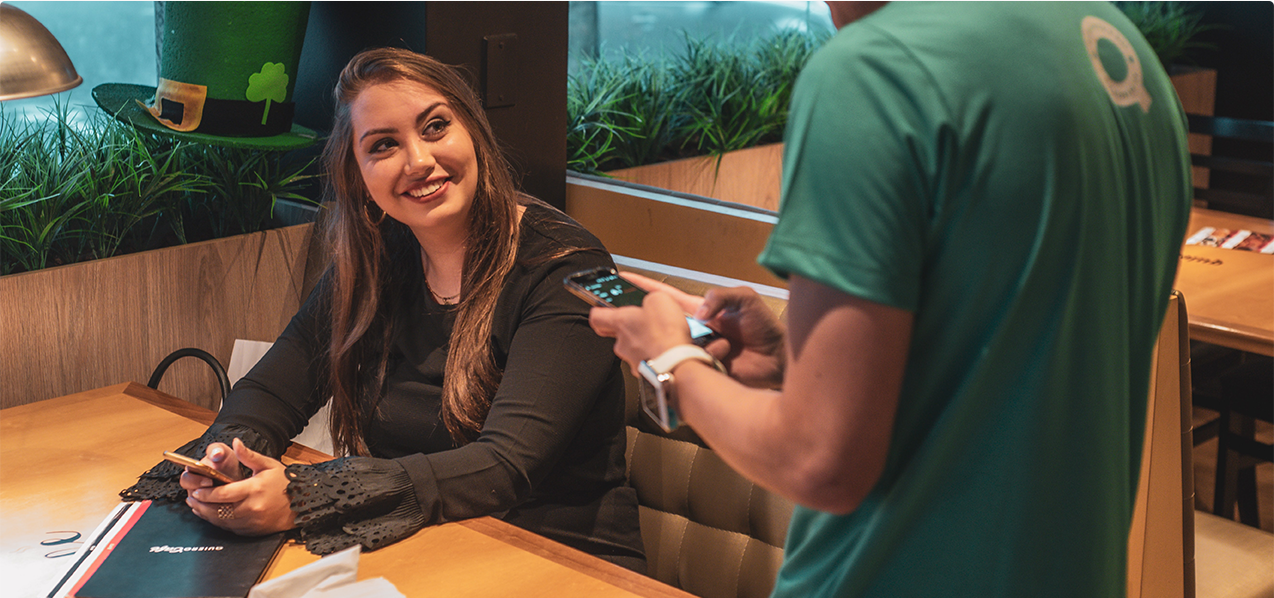
#> input picture Material_TPs/img_tp2.png, 1274 x 598 px
$ jupyter execute tp2.ipynb   (older library calls are emulated)
#> lines starting #> are read from the running program, lines starting #| are printed output that depends on the picture; long printed decimals are rounded
TP2 - CLASE 3

Implementar la función create_gauss_filter(h, w, k_size, sigma) para crear filtros gaussianos para filtrado espectral. Debe retornar un filtro gaussiano de tamaño HxW en dominio espacial y su transformada de Fourier.

Graficar ambas representaciones para diferentes tamaños de kernel y sigma. Aplicar el filtro una imagen para validar el funcionamiento en el dominio espectral.

Usando el método descripto en el paper "Image Sharpness Measure for Blurred Images in Frequency Domain" comparar el resultado de un filtrado por convolución con el filtrado espectral.

Repetir la comparación usando uno de los métodos descriptos en el apéndice del paper "Analysis of focus measure operators in shape-from-focus"

[cell 1]
import cv2
import numpy as np
import matplotlib.pyplot as plt

[cell 2]
def create_gauss_filter(h, w, k_size, sigma):
    """
    Crea un filtro gaussiano en el dominio espacial y su transformada de Fourier.

    Args:
        h (int): Altura de la imagen.
        w (int): Ancho de la imagen.
        k_size (int): Tamaño del kernel.
        sigma (float): Desviación estándar de la gaussiana.

    Returns:
        tuple: (filtro_gaussiano, filtro_gaussiano_fourier)
    """

def create_gauss_filter(h, w, k_size, sigma):
    # Crear el kernel gaussiano en el dominio espacial
    x = np.linspace(-k_size // 2, k_size // 2, k_size)
    y = np.linspace(-k_size // 2, k_size // 2, k_size)
    x, y = np.meshgrid(x, y)
    gauss_kernel = np.exp(-(x**2 + y**2) / (2 * sigma**2))
    gauss_kernel = gauss_kernel / np.sum(gauss_kernel)

    # Pad kernel to the size of the image
    padded_gauss_kernel = np.zeros((h, w))
    pad_x = (h - k_size) // 2
    pad_y = (w - k_size) // 2
    padded_gauss_kernel[pad_x:pad_x+k_size, pad_y:pad_y+k_size] = gauss_kernel

    # Calcular la transformada de Fourier del kernel gaussiano
    gauss_kernel_fourier = np.fft.fftshift(np.fft.fft2(np.fft.ifftshift(padded_gauss_kernel)))

    return padded_gauss_kernel, gauss_kernel_fourier

[cell 3]
#funciones auxiliares

def apply_filter(image, gauss_kernel, gauss_kernel_fourier):
    # Aplicar el filtro gaussiano en el dominio espacial
    filtered_image_spatial = cv2.filter2D(image, -1, gauss_kernel)

    # Aplicar el filtro gaussiano en el dominio espectral
    image_fft = np.fft.fftshift(np.fft.fft2(image))
    filtered_image_fft = image_fft * gauss_kernel_fourier
    filtered_image_spectral = np.abs(np.fft.ifft2(np.fft.ifftshift(filtered_image_fft)))

    return filtered_image_spatial, filtered_image_spectral

[cell 4]
def plot_filters(gauss_kernel, gauss_kernel_fourier):
    plt.figure(figsize=(12, 6))
    plt.subplot(1, 2, 1)
    plt.title('Filtro Gaussiano (Dominio Espacial)')
    plt.imshow(gauss_kernel, cmap='gray')
    plt.colorbar()

    plt.subplot(1, 2, 2)
    plt.title('Filtro Gaussiano (Dominio Espectral)')
    plt.imshow(np.log(np.abs(gauss_kernel_fourier) + 1), cmap='gray')
    plt.colorbar()

    plt.show()
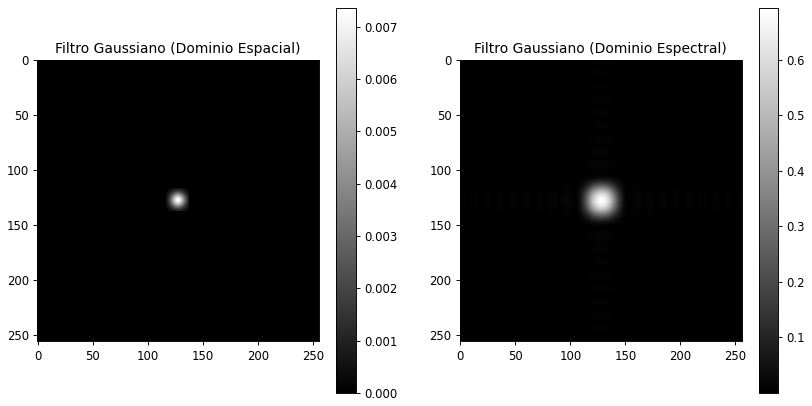
#> figure drawn by matplotlib, 4 panels

h, w = 256, 256  # Tamaño de la imagen
k_size = 21      # Tamaño del kernel
sigma = 5        # Desviación estándar

gauss_kernel, gauss_kernel_fourier = create_gauss_filter(h, w, k_size, sigma)
plot_filters(gauss_kernel, gauss_kernel_fourier)

[cell 5]
# Leer la imagen en escala de grises
image = cv2.imread('./Material_TPs/img_tp2.png', cv2.IMREAD_GRAYSCALE)
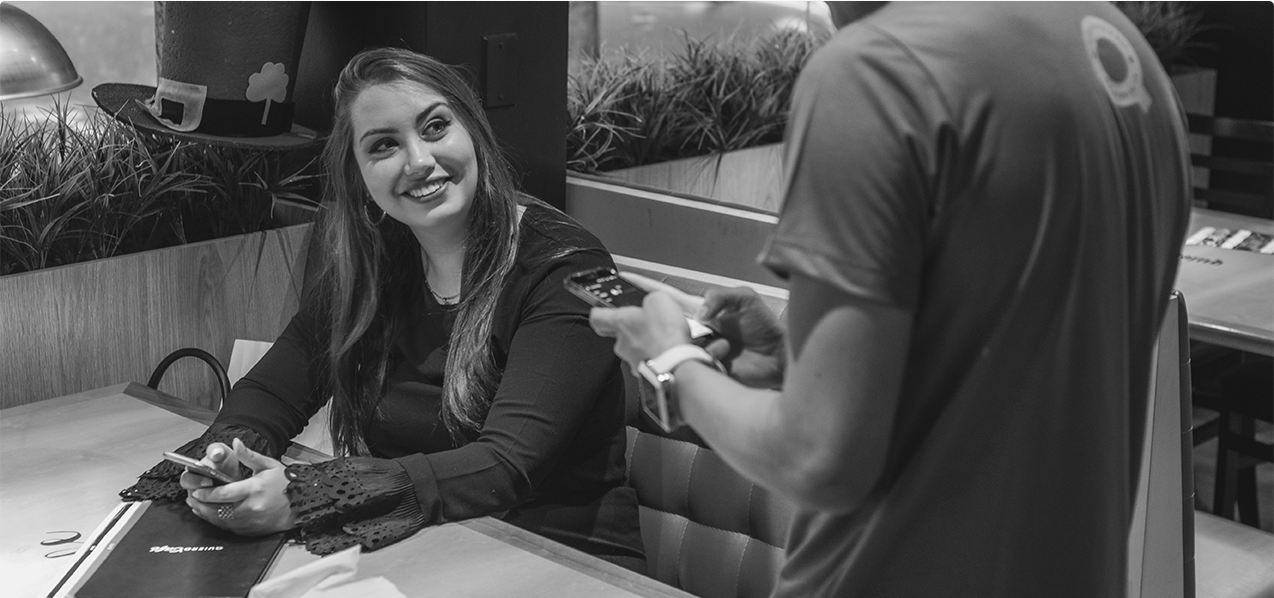
#> image: shape (598, 1274); min 4, max 255, mean 80.6
h, w = image.shape
#> h = 598; w = 1274

# Parámetros del filtro gaussiano
k_size = 15  # Tamaño del kernel gaussiano
sigma = 3    # Desviación estándar del kernel gaussiano

# Crear el filtro gaussiano
gauss_kernel, gauss_kernel_fourier = create_gauss_filter(h, w, k_size, sigma)

# Aplicar el filtro
filtered_image_spatial, filtered_image_spectral = apply_filter(image, gauss_kernel, gauss_kernel_fourier)
#> in apply_filter, `filtered_image_spatial = cv2.filter2D(image, -1, gauss_kernel)`:
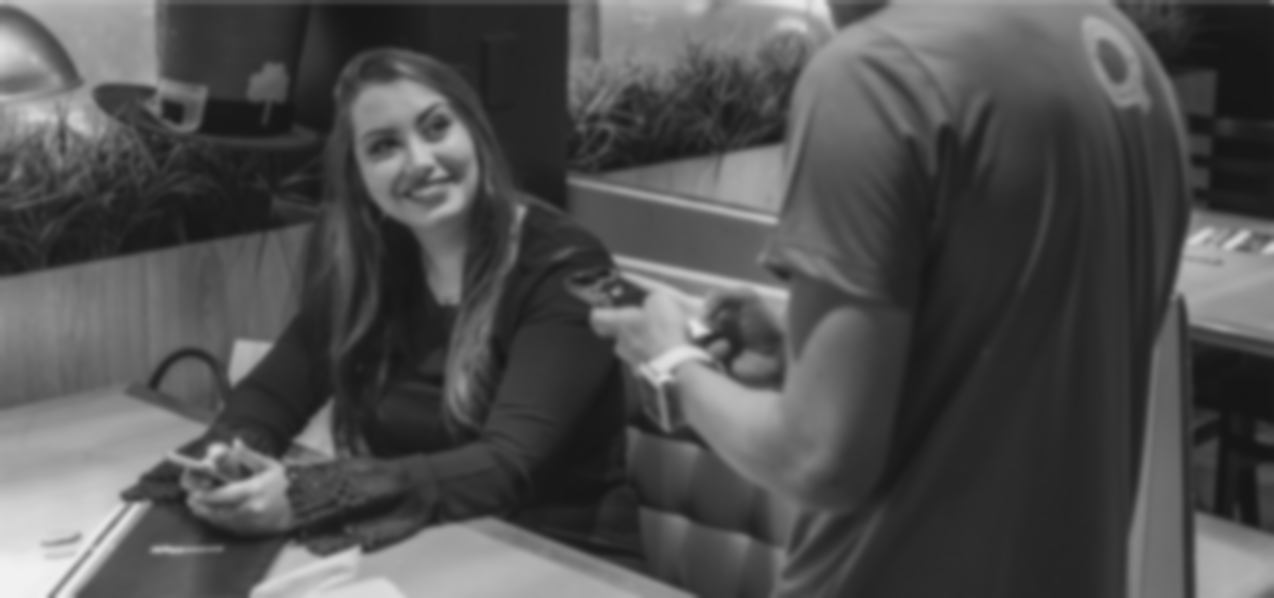
#> filtered_image_spatial: shape (598, 1274); min 21, max 241, mean 80.5

# Visualizar las imágenes resultantes
plt.figure(figsize=(12, 6))
plt.subplot(1, 3, 1)
plt.title('Original')
plt.imshow(image, cmap='gray')

plt.subplot(1, 3, 2)
plt.title('Espacial')
plt.imshow(filtered_image_spatial, cmap='gray')

plt.subplot(1, 3, 3)
plt.title('Espectral')
plt.imshow(filtered_image_spectral, cmap='gray')

plt.show()
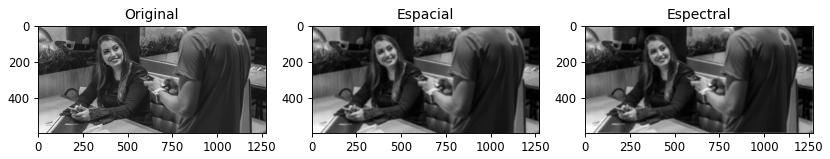
#> figure drawn by matplotlib, 3 panels

Métrica de nitidez del paper "Image Sharpness Measure for Blurred Images in Frequency Domain"

El paper propone una métrica basada en la energía de alta frecuencia en la imagen. Una manera común de hacerlo es utilizando la suma de los valores absolutos del espectro de Fourier.

[cell 6]
def calculate_image_quality(image_path):
    # Paso 1: Cargar la imagen y convertirla a escala de grises
#> called with image_path = './Material_TPs/img_tp2.png'
    I = cv2.imread(image_path, cv2.IMREAD_GRAYSCALE)
    M, N = I.shape
#> M = 598; N = 1274

    # Paso 2: Calcular la Transformada de Fourier de la imagen
    F = np.fft.fft2(I)

    # Paso 3: Desplazar el origen de F al centro
    Fc = np.fft.fftshift(F)

    # Paso 4: Calcular el valor absoluto de la transformada centrada
    AF = np.abs(Fc)

    # Paso 5: Encontrar el valor máximo del componente de frecuencia
    M_max = np.max(AF)
#> M_max = 61389224

    # Paso 6: Calcular el umbral
    thres = M_max / 1000
#> thres = 61389.2

    # Paso 7: Contar el número total de píxeles en F cuyo valor de píxel > thres
    TH = np.sum(AF > thres)
#> TH = 10714

    # Paso 8: Calcular la medida de calidad de la imagen (FM)
    FM = TH / (M * N)
#> FM = 0.0141

    return FM

[cell 7]
# Ruta a la imagen
image_path = './Material_TPs/img_tp2.png'

# Calcular y mostrar la medida de calidad de la imagen
FM = calculate_image_quality(image_path)
#> FM = 0.0141
print(f'Medida de Calidad de la Imagen (FM): {FM}')
#| Medida de Calidad de la Imagen (FM): 0.01406

Otra Opcion de la misma implementación:

[cell 8]
def sharpness_frequency_domain(image_path):

    # Verificar si el argumento es una ruta de archivo (cadena) o una imagen (numpy.ndarray)
#> called with image_path = 'C:\\Users\\leand\\Downloads\\news-img.png'
    if isinstance(image, str):
        I = cv2.imread(image, cv2.IMREAD_GRAYSCALE)
        if I is None:
            raise ValueError(f"No se pudo cargar la imagen en la ruta especificada: {image}")
    else:
        I = image

    # Verificar que la imagen se haya cargado correctamente
    if I is None:
        raise ValueError("La imagen no es válida")

    M, N = I.shape
#> M = 598; N = 1274

    # Calcular la transformada de Fourier de la imagen
    image_fft = np.fft.fft2(I)
    image_fft_shift = np.fft.fftshift(image_fft)

    M_max = np.max(image_fft_shift)
    thres = M_max / 1000

    # Calcular la magnitud del espectro de Fourier
    magnitude_spectrum = np.abs(image_fft_shift)

    # La métrica es la suma de los valores de alta frecuencia normalizados
    TH = np.sum(magnitude_spectrum > thres)
#> TH = 10714
    FM = TH / (M * N)
#> FM = 0.0141

    return FM

[cell 9]
# Ruta a la imagen
image_path = 'C:\\Users\\leand\\Downloads\\news-img.png'

# Calcular y mostrar la medida de calidad de la imagen
FM = sharpness_frequency_domain(image_path)
print(f'Medida de Calidad de la Imagen (FM): {FM}')
#| Medida de Calidad de la Imagen (FM): 0.01406

Implementar una métrica de nitidez del paper "Analysis of focus measure operators in shape-from-focus"

Una métrica comúnmente utilizada en este contexto es la varianza del Laplaciano.

[cell 10]
def variance_of_laplacian(image_path):
    # Verificar si el argumento es una ruta de archivo (cadena) o una imagen (numpy.ndarray)
#> called with image_path = 'C:\\Users\\leand\\Downloads\\news-img.png'
    if isinstance(image, str):
        I = cv2.imread(image, cv2.IMREAD_GRAYSCALE)
        if I is None:
            raise ValueError(f"No se pudo cargar la imagen en la ruta especificada: {image}")
    else:
        I = image

    # Calcular el Laplaciano de la imagen
    laplacian = cv2.Laplacian(image, cv2.CV_64F)
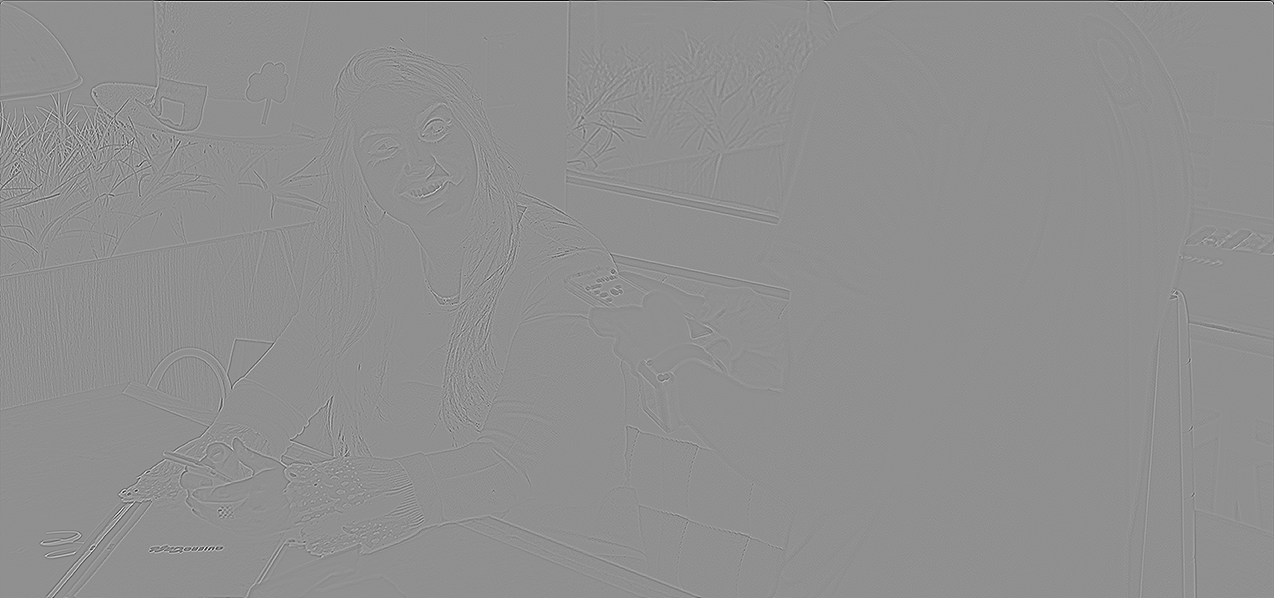
#> laplacian: shape (598, 1274) float64; min -452, max 347, mean -0.3; drawn with min black and max white

    # Calcular la media del Laplaciano
    mean_laplacian = np.mean(laplacian)
#> mean_laplacian = -0.257

    # Calcular la varianza del Laplaciano utilizando la media calculada
    variance_laplacian = np.mean((laplacian - mean_laplacian) ** 2)
#> variance_laplacian = 552.8

    return variance_laplacian

[cell 11]
# Ruta a la imagen
image_path = 'C:\\Users\\leand\\Downloads\\news-img.png'

# Calcular y mostrar la varianza del Laplaciano de la imagen
try:
    laplacian_variance = variance_of_laplacian(image_path)
#> laplacian_variance = 552.8
    print(f'Varianza del Laplaciano de la Imagen: {laplacian_variance}')
#| Varianza del Laplaciano de la Imagen: 552.764
except ValueError as e:
    print(e)

[cell 12]
image = cv2.imread('./Material_TPs/img_tp2.png', cv2.IMREAD_GRAYSCALE)
h, w = image.shape
k_size = 15
sigma = 3

gauss_kernel, gauss_kernel_fourier = create_gauss_filter(h, w, k_size, sigma)
filtered_image_spatial, filtered_image_spectral = apply_filter(image, gauss_kernel, gauss_kernel_fourier)

sharpness_spatial = sharpness_frequency_domain(filtered_image_spatial)
#> sharpness_spatial = 0.0141
sharpness_spectral = sharpness_frequency_domain(filtered_image_spectral)
#> sharpness_spectral = 0.0141
laplacian_spatial = variance_of_laplacian(filtered_image_spatial)
#> laplacian_spatial = 552.8
laplacian_spectral = variance_of_laplacian(filtered_image_spectral)
#> laplacian_spectral = 552.8

print("Métrica de nitidez en el dominio espacial:", sharpness_spatial)
#| Métrica de nitidez en el dominio espacial: 0.01406
print("Métrica de nitidez en el dominio espectral:", sharpness_spectral)
#| Métrica de nitidez en el dominio espectral: 0.01406
print("Varianza del Laplaciano en el dominio espacial:", laplacian_spatial)
#| Varianza del Laplaciano en el dominio espacial: 552.764
print("Varianza del Laplaciano en el dominio espectral:", laplacian_spectral)
#| Varianza del Laplaciano en el dominio espectral: 552.764

plt.figure(figsize=(12, 6))
plt.subplot(1, 3, 1)
plt.title('Original')
plt.imshow(image, cmap='gray')

plt.subplot(1, 3, 2)
plt.title('Espacial')
plt.imshow(filtered_image_spatial, cmap='gray')

plt.subplot(1, 3, 3)
plt.title('Espectral')
plt.imshow(filtered_image_spectral, cmap='gray')

plt.show()

$ run again, with Material_TPs/TP1/img2_tp.png copied over Material_TPs/img_tp2.png
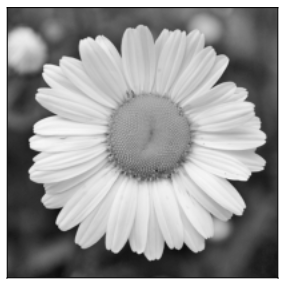
#> input picture Material_TPs/TP1/img2_tp.png, 287 x 288 px
#> image is the input picture: shape (288, 287); min 2, max 255, mean 154.8
#> `plt.show()`:
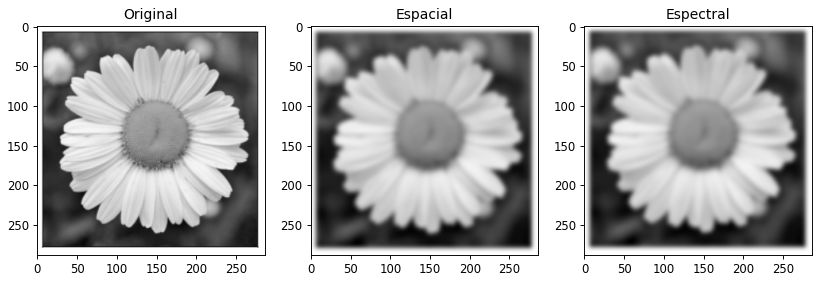
#> figure drawn by matplotlib, 3 panels
#> M_max = 12796269
#> thres = 12796.3
#> in calculate_image_quality, `TH = np.sum(AF > thres)`: TH = 3434
#> in calculate_image_quality, `FM = TH / (M * N)`: FM = 0.0415
#| Medida de Calidad de la Imagen (FM): 0.04155
#> in sharpness_frequency_domain, `TH = np.sum(magnitude_spectrum > thres)`: TH = 3434
#> in sharpness_frequency_domain, `FM = TH / (M * N)`: FM = 0.0415
#| Medida de Calidad de la Imagen (FM): 0.04155
#> in variance_of_laplacian, `laplacian = cv2.Laplacian(image, cv2.CV_64F)`:
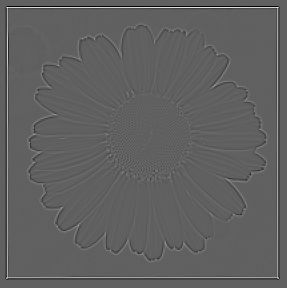
#> laplacian: shape (288, 287) float64; min -253, max 414, mean 0; drawn with min black and max white
#> mean_laplacian = 0
#> variance_laplacian = 1233.4
#| Varianza del Laplaciano de la Imagen: 1233.448
#> sharpness_spatial = 0.0415
#> laplacian_spatial = 1233.4
#| Métrica de nitidez en el dominio espacial: 0.04155
#| Métrica de nitidez en el dominio espectral: 0.04155
#| Varianza del Laplaciano en el dominio espacial: 1233.448
#| Varianza del Laplaciano en el dominio espectral: 1233.448
